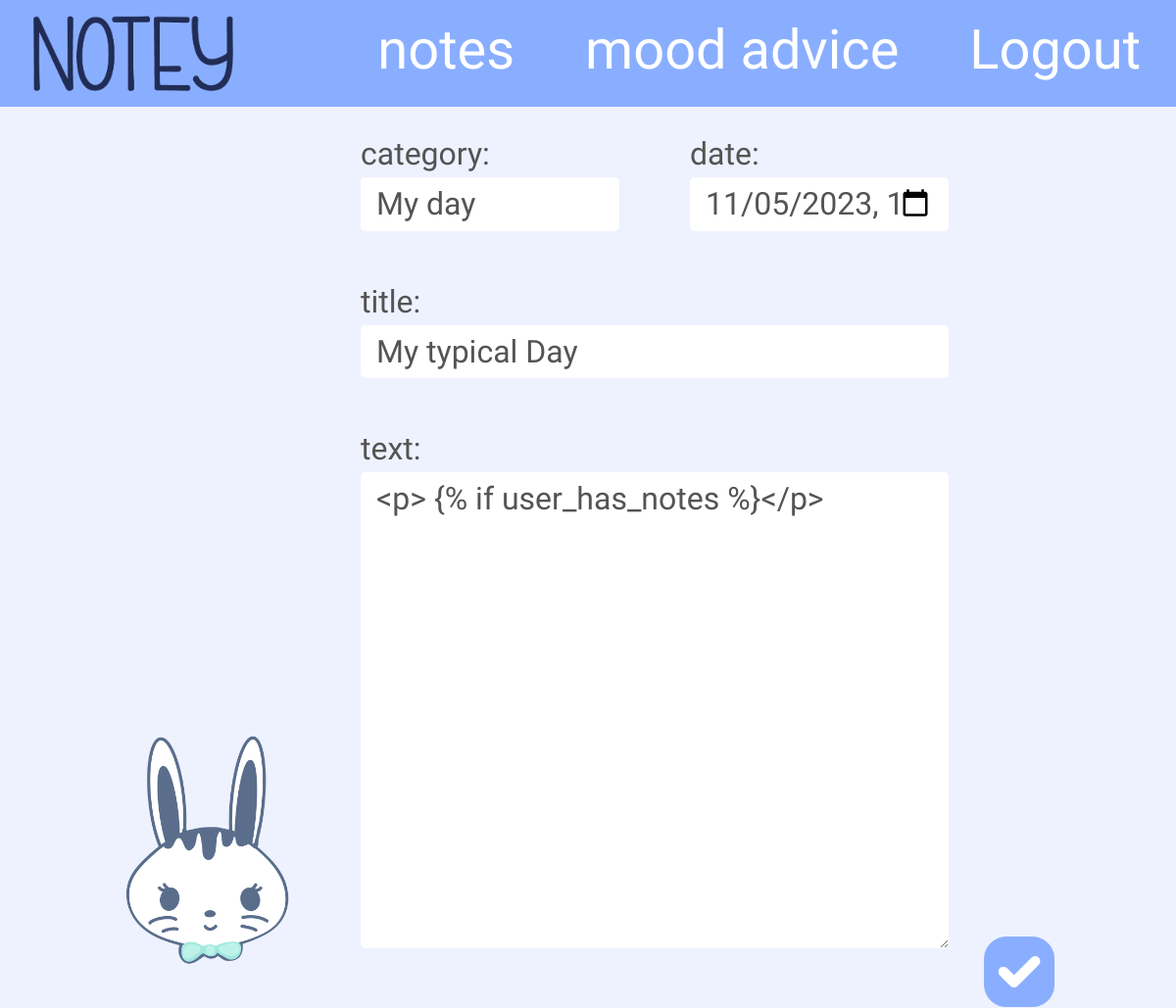
The app's page /note/10/edit (signed in) with its own data.
### notey_app/models.py (models this page shows, shortened)
class Note(models.Model):
    create_date = models.DateTimeField(default=timezone.now)
    category = models.CharField(max_length=100)
    title = models.CharField(max_length=225)
    text = models.TextField(blank=True, null=True)
    author = models.ForeignKey(User, on_delete=models.CASCADE, null=True, blank=True)

### notey_app/views.py (the view, shortened to what this page needs)
# urls.py: path('note/<int:pk>/edit', views.NoteUpdateView.as_view(), name='note_edit'),
class NoteUpdateView(LoginRequiredMixin, UpdateView):
    login_url = 'login/'
    redirect_field_name = 'notey_app/note_detail.html'         # redirect to detail view
    form_class = NoteForm
    model = Note

### notey_app/forms.py
class NoteForm(forms.ModelForm):
    class Meta():
        model = Note
        fields = ('author', 'create_date', 'category', 'title', 'text')
        labels = {
            'create_date': 'date',
            'category': 'category',
            'title': 'title',
            'text': 'text',
            }
        widgets = {
            'create_date': forms.DateTimeInput(attrs={'type': 'datetime-local'}),
            'category': forms.TextInput(attrs={'class': 'category-note note-field form-field-s'}),
            'title': forms.TextInput(attrs={'class': 'title-note note-field'}),
            'text': forms.Textarea(attrs={'class': 'editable medium-editor-textarea note-text note-field'})
        }
        """
        widgets sets class for css, allows to edit content via class we set here
        """
    def __init__(self, *args, **kwargs):
        user = kwargs.pop('user', None)
        super(NoteForm, self).__init__(*args, **kwargs)
        if user:
            self.fields['author'].initial = user
            self.fields['author'].widget = forms.HiddenInput()

### notey_app/context_processors.py (called while the page is built)
def mood_context(request):
    mood = None
    if request.user.is_authenticated:
        today_date = date.today()
        mood_record = Mood.objects.filter(author=request.user, mood_date=today_date).first()
        mood = 'mood_advice' if mood_record else 'mood'
    return {'mood': mood}

### notey_app/templates/notey_app/note_form.html (shortened to what this page needs)
{% extends "notey_app/base.html" %}
{% block body_block %}
<div class="color_text patric-font register-form normal-text">
    <form class="note-form" method="POST">
            <div class="area-devide">
                <div class="area-1">
                     <img class="eewee-png" src="/static/ewe/fine.PNG" alt="Eewee bunny playfull">
                </div>
                <div class="area-2">
                    <div class="one-row">
                        <div class="form-field-s">
                            {{ form.category.label_tag }}
                            {{ form.category }}
                        </div>
                        <div class="form-field-s">
                            {{ form.create_date.label_tag }}
                            {{ form.create_date }}
                        </div>
                    </div>
                    {{ form.title.label_tag }}
                    {{ form.title }}
                    {{ form.text.label_tag }}
                    {{ form.text }}
                    </div>
                <div class="area-3">
                    <button type="submit" name="button"><img class="save-check-btn" src="/static/icons/btn.png" alt="check-save button"></button>
                </div>
            </div>
    </form>
</div>
{% endblock %}

### static/css/style.css (style rules this page uses)
body { font-family: 'Patrick Hand', cursive; background: #EEF2FF; }
.color_text { color: #545454; }
form button { text-decoration: none; color: white; margin: 0 3vw; font-size: 3.5rem; font-family: 'Patrick Hand', cursive; transition: all 0.5s ease-out; background: none; border: none; padding: 0; cursor: pointer; color: white; }
.patric-font { font-family: 'Patrick Hand', cursive; }
.normal-text { font-size: 2em; }
.eewee-png { max-height: 35vh; }
form label { display: block; }
form input { border: none; padding: 0.2rem 1rem; border-radius: 5px; background: white; color: #545454; }
.register-form { display: flex; justify-content: center; }
.register-form input { width: 100%; }
.note-field { background: white; width: 100%; border: none; padding: 0.2rem 1rem; border-radius: 5px; color: #545454; margin-bottom: 3rem ; }
.note-text { min-height: 40vh; width: 50vw; }
.form-field-s { width: 22vw; display: inline-block; }
.one-row { display: flex; justify-content: space-between; }
.note-form { margin-top: 3vh; }
.save-check-btn { width: 4.5rem; }
.area-devide { display: flex; align-items: flex-end; }

### records on screen
Note: category "My day", create_date "11/05/2023 12:09:43", title "My typical Day", text "<p> {% if user_has_notes %}</p>"
